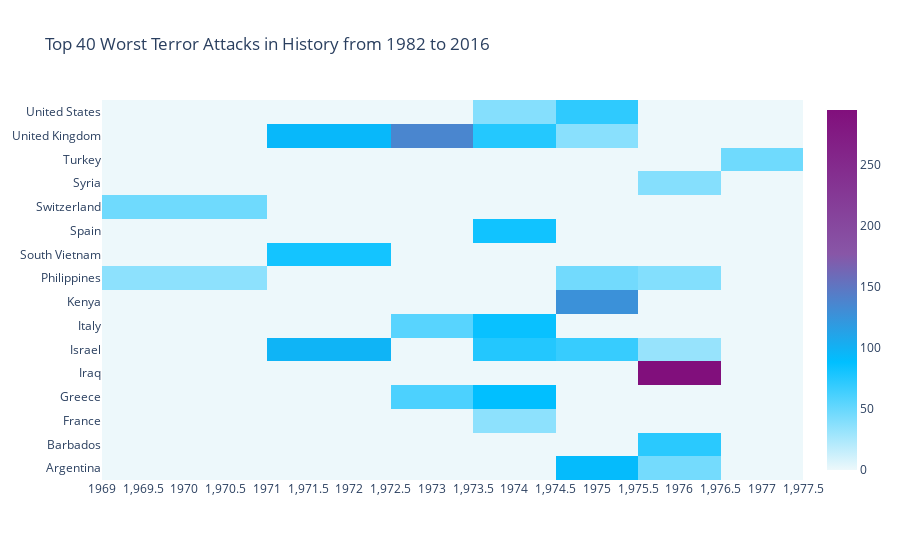

The cell this chart's notebook holds for it:
### Code cell
import plotly.offline as py
py.init_notebook_mode(connected=True)
import plotly.graph_objs as go
colorscale = [[0, '#edf8fb'], [.3, '#00BFFF'],  [.6, '#8856a7'],  [1, '#810f7c']]
heatmap = go.Heatmap(z=heat.values, x=heat.columns, y=heat.index, colorscale=colorscale)
data = [heatmap]
layout = go.Layout(
    title='Top 40 Worst Terror Attacks in History from 1982 to 2016',
    xaxis = dict(ticks='', nticks=20),
    yaxis = dict(ticks='')
)
fig = go.Figure(data=data, layout=layout)
py.iplot(fig, filename='heatmap',show_link=False)

### Figure 1 — Plotly figure (JSON) as saved in the notebook; plotly's stock layout.template omitted (floating-point values rounded to 4 significant figures)
{"data": [{"colorscale": [[0, "#edf8fb"], [0.3, "#00BFFF"], [0.6, "#8856a7"], [1, "#810f7c"]], "x": [1970, 1972, 1973, 1974, 1975, 1976, 1977], "y": ["Argentina", "Barbados", "France", "Greece", "Iraq", "Israel", "Italy", "Kenya", "Philippines", "South Vietnam", "Spain", "Switzerland", "Syria", "Turkey", "United Kingdom", "United States"], "z": [[0, 0, 0, 0, 92, 45, 0], [0, 0, 0, 0, 0, 73, 0], [0, 0, 0, 36, 0, 0, 0], [0, 0, 60, 88, 0, 0, 0], [0, 0, 0, 0, 0, 295, 0], [0, 98, 0, 75.5, 68, 32, 0], [0, 0, 55.5, 85, 0, 0, 0], [0, 0, 0, 0, 127, 0, 0], [36, 0, 0, 0, 46, 39.5, 0], [0, 81, 0, 0, 0, 0, 0], [0, 0, 0, 82, 0, 0, 0], [47, 0, 0, 0, 0, 0, 0], [0, 0, 0, 0, 0, 39, 0], [0, 0, 0, 0, 0, 0, 47], [0, 94, 136.5, 75, 37.5, 0, 0], [0, 0, 0, 39, 71, 0, 0]], "type": "heatmap"}], "layout": {"title": {"text": "Top 40 Worst Terror Attacks in History from 1982 to 2016"}, "xaxis": {"nticks": 20, "ticks": ""}, "yaxis": {"ticks": ""}}}
